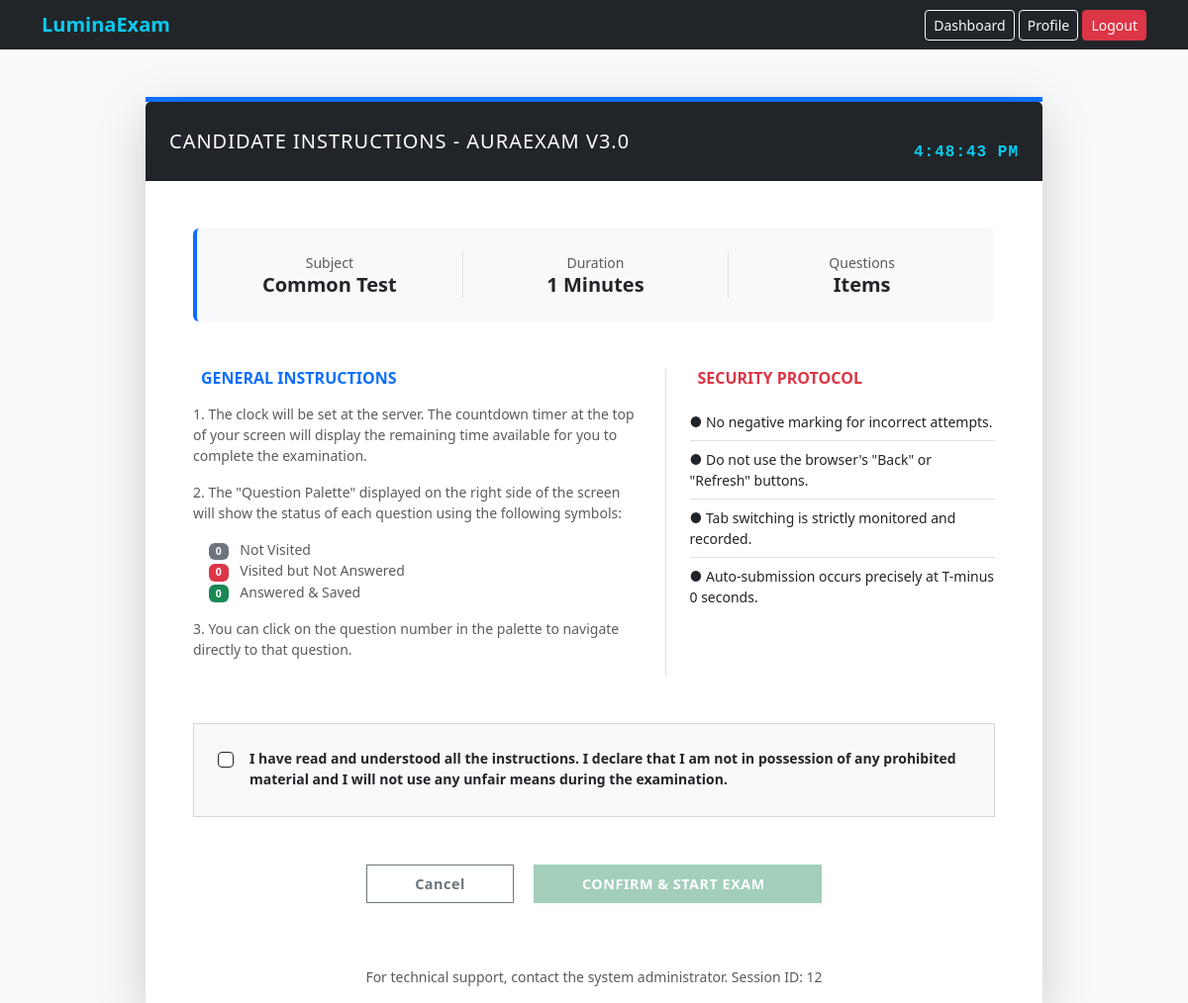
Screenshot of /instructions/2/ (signed in) with the database file from the repository.
### exam/models.py (models this page shows, shortened)
class Exam(models.Model):
    title = models.CharField(max_length=200)
    created_by = models.ForeignKey(User, on_delete=models.CASCADE, null=True, blank=True)
    duration = models.IntegerField() # in minutes
    total_marks = models.IntegerField(default=0)
    passing_marks = models.IntegerField(default=40)

### exam/views.py (the view)
# urls.py: path('instructions/<int:exam_id>/', views.exam_instructions, name='exam_instructions'),
@login_required
def exam_instructions(request, exam_id):
    exam = Exam.objects.get(id=exam_id)
    existing_result = Result.objects.filter(user=request.user, exam=exam).first()
    if existing_result:
        return redirect('result_view', exam_id=exam.id)
    return render(request, 'exam/instructions.html', {'exam': exam})

### exam/templates/exam/instructions.html (shortened to what this page needs)
{% extends 'exam/base.html' %}
{% block content %}
<div class="container mt-5">
    <div class="row justify-content-center">
        <div class="col-lg-10">
            <div class="card shadow-lg border-0 rounded-0">
                <div class="card-header bg-dark text-white py-3 px-4 d-flex justify-content-between align-items-center">
                    <h5 class="mb-0 text-uppercase tracking-wider">Candidate Instructions - AuraExam v3.0</h5>
                    <div class="text-end">
                        <small class="d-block text-muted">Server Time</small>
                        <span id="server-time" class="fw-bold text-info">--:--:--</span>
                    </div>
                </div>
                <div class="card-body p-5">
                    <div class="row mb-5 text-center bg-light py-4 rounded mx-0 border-start border-primary border-4">
                        <div class="col-md-4 border-end">
                            <small class="text-muted d-block">Subject</small>
                            <span class="fw-bold h5 text-dark">{{ exam.title }}</span>
                        </div>
                        <div class="col-md-4 border-end">
                            <small class="text-muted d-block">Duration</small>
                            <span class="fw-bold h5 text-dark">{{ exam.duration }} Minutes</span>
                        </div>
                        <div class="col-md-4">
                            <small class="text-muted d-block">Questions</small>
                            <span class="fw-bold h5 text-dark">{{ questions.count }} Items</span>
                        </div>
                    </div>
                    <div class="row g-5">
                        <div class="col-md-7">
                            <h6 class="fw-bold text-primary mb-3 text-uppercase">General Instructions</h6>
                            <div class="text-muted small">
                                <p>1. The clock will be set at the server. The countdown timer at the top of your screen will display the remaining time available for you to complete the examination.</p>
                                <p>2. The "Question Palette" displayed on the right side of the screen will show the status of each question using the following symbols:</p>
                                <ul class="list-unstyled ms-3">
                                    <li><span class="badge bg-secondary me-2">0</span> Not Visited</li>
                                    <li><span class="badge bg-danger me-2">0</span> Visited but Not Answered</li>
                                    <li><span class="badge bg-success me-2">0</span> Answered & Saved</li>
                                </ul>
                                <p>3. You can click on the question number in the palette to navigate directly to that question.</p>
                            </div>
                        </div>
                        <div class="col-md-5 border-start">
                            <h6 class="fw-bold text-danger mb-3 text-uppercase">Security Protocol</h6>
                            <ul class="list-group list-group-flush small">
                                <li class="list-group-item bg-transparent px-0">● No negative marking for incorrect attempts.</li>
                                <li class="list-group-item bg-transparent px-0">● Do not use the browser's "Back" or "Refresh" buttons.</li>
                                <li class="list-group-item bg-transparent px-0">● Tab switching is strictly monitored and recorded.</li>
                                <li class="list-group-item bg-transparent px-0">● Auto-submission occurs precisely at T-minus 0 seconds.</li>
                            </ul>
                        </div>
                    </div>
                    <div class="mt-5 p-4 bg-light border border-secondary border-opacity-25 rounded-0">
                        <div class="form-check">
                            <input class="form-check-input border-dark" type="checkbox" id="agreeCheck" style="cursor: pointer;">
                            <label class="form-check-label ms-2 small fw-bold" for="agreeCheck" style="cursor: pointer;">
                                I have read and understood all the instructions. I declare that I am not in possession of any prohibited material and I will not use any unfair means during the examination.
                            </label>
                        </div>
                    </div>
                    <div class="text-center mt-5">
                        <a href="{% url 'dashboard' %}" class="btn btn-outline-secondary btn-lg px-5 me-3 rounded-0 small uppercase">Cancel</a>
                        <a href="{% url 'start_exam' exam.id %}" id="startBtn" class="btn btn-success btn-lg px-5 rounded-0 disabled shadow-sm">
                            CONFIRM & START EXAM
                        </a>
                    </div>
                </div>
                <div class="card-footer bg-white text-muted small text-center py-3 border-top-0">
                    For technical support, contact the system administrator. Session ID: {{ user.id }}{{ exam.id }}
                </div>
            </div>
        </div>
    </div>
</div>
{% endblock %}

### exam/templates/exam/instructions.html (style rules this page uses)
body { background-color: #f4f7f6; }
.card { border-top: 5px solid #0d6efd !important; }
.tracking-wider { letter-spacing: 1px; }
.btn-lg { font-size: 0.9rem; font-weight: 700; letter-spacing: 0.5px; }
.btn.disabled { cursor: not-allowed; opacity: 0.4; }
#server-time { font-family: 'Courier New', Courier, monospace; letter-spacing: 1px; }

### rows the page displays
Exam: title "Common Test", duration "1", id "2"

### other values shown
{{ user.id }} "1"
